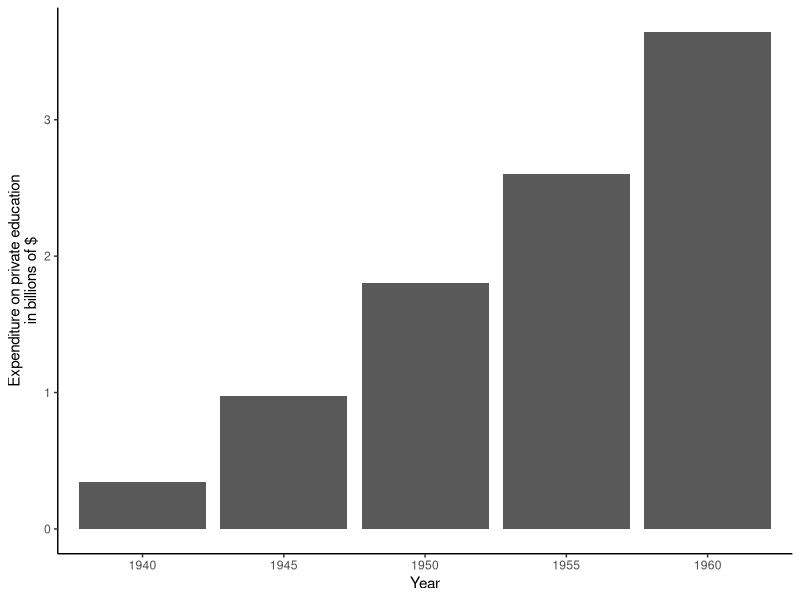
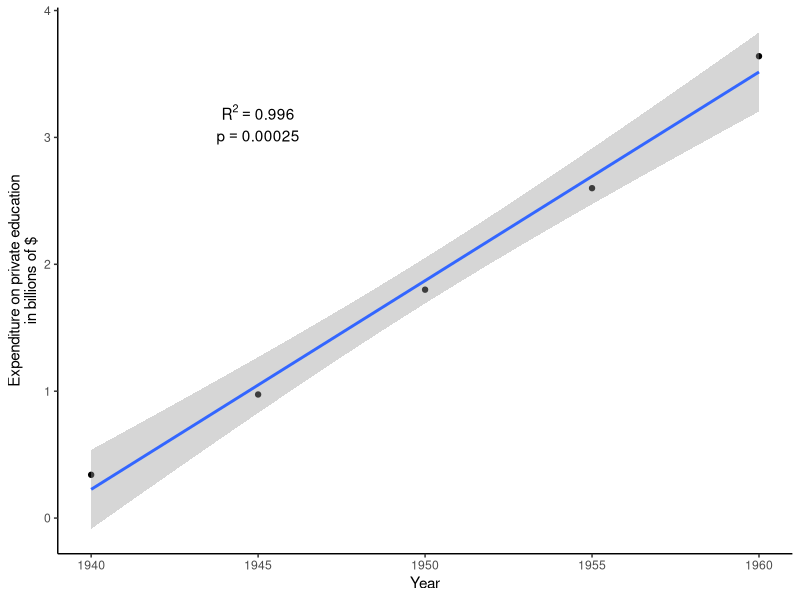
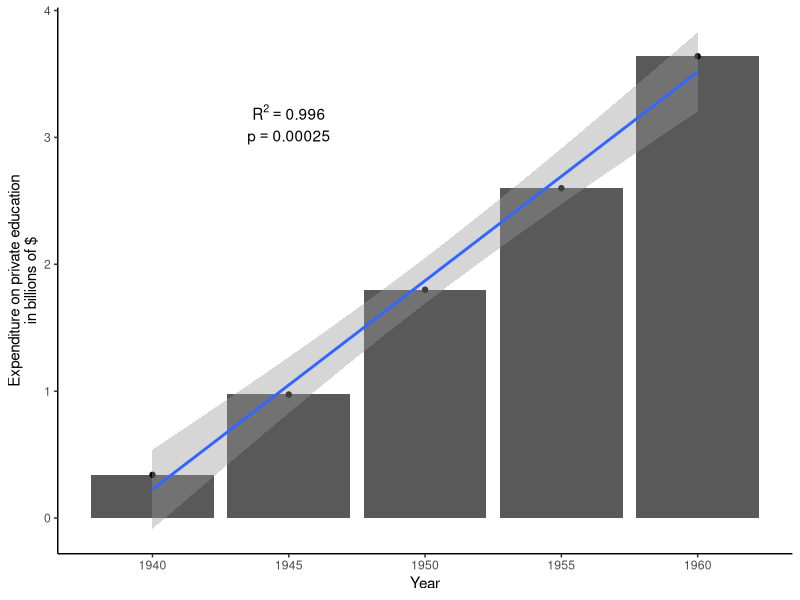

These figures' R source, in order:
##title: My simple report
##author: Vijay

# First we load the packages
library(tidyr)
library(ggplot2)
library(Hmisc)
library(psych)

pers_exp <- USPersonalExpenditure

# Let's look at the data
pers_exp	#it looks like the row names are not actually in the matrix
		#let's fix that

expenditure_type <- rownames(pers_exp)
expenditure_type <- gsub( ' ' , '_' , expenditure_type)
rownames(pers_exp) <- NULL
pers_exp <- as.data.frame(pers_exp)
pers_exp <- cbind(expenditure_type,pers_exp)

# Let's look at the data now
pers_exp	#better, but it doesn't look tidy to me
		#let's fix that


pers_exp <- gather( pers_exp , `1940` , `1945` , `1950` , `1955` , `1960` ,
	key = year, value =  expenditure)
pers_exp <- spread( pers_exp , key = expenditure_type , value = expenditure)

# Let's look at the data now
pers_exp	#better

# We should now look at some descriptive stats
# Let's use the describe function from the psych package
psych::describe(pers_exp) # Okay, that's nice but we really just want the Private Education info

psych::describe(pers_exp$Private_Education)

# This shows a difference between the minumum and maximum values
# with both th emean and median roughly in between.
# This would suggest a general change, but we cannot be sure of the direction.
# A plot might help with this

# Plot private education over time
ggplot( pers_exp , aes( year , Private_Education))+
	geom_bar(stat='identity')+
	labs( x = 'Year' , y = 'Expenditure on private education\nin billions of $') +
	theme_classic()
# This plot shows that expenditure on Private Education has increased between 1940 and 1960.

# Let's now see if the correlation between these values is significant

# First calculate correlation and p-value
cor_vals <- rcorr( pers_exp$year , pers_exp$Private_Education )

# Straight up scatter plot
ggplot( pers_exp , aes( x = as.numeric(year) , y = Private_Education)) +
  geom_point() +
  geom_smooth(method='lm') +
  annotate('text' , x = 1945 , y = 3.2 ,
    label = paste('R^2 == ' , round(cor_vals$r[1,2],3) , sep=''), parse = T) +
  annotate('text' , x = 1945 , y = 3 ,
    label = paste('p ==', round(cor_vals$P[1,2],5) , sep=''), parse = T) +
  labs(x = 'Year' , y = 'Expenditure on private education\nin billions of $') +
  theme_classic()

# Bar plot with scatter plot overlay
ggplot( pers_exp , aes( x = as.numeric(year) , y = Private_Education)) +
  geom_bar(stat='identity')+
  geom_point() +
  geom_smooth(method='lm') +
  annotate('text' , x = 1945 , y = 3.2 ,
    label = paste('R^2 == ' , round(cor_vals$r[1,2],3) , sep=''), parse = T) +
  annotate('text' , x = 1945 , y = 3 ,
    label = paste('p ==', round(cor_vals$P[1,2],5) , sep=''), parse = T) +
  labs(x = 'Year' , y = 'Expenditure on private education\nin billions of $') +
  theme_classic()
